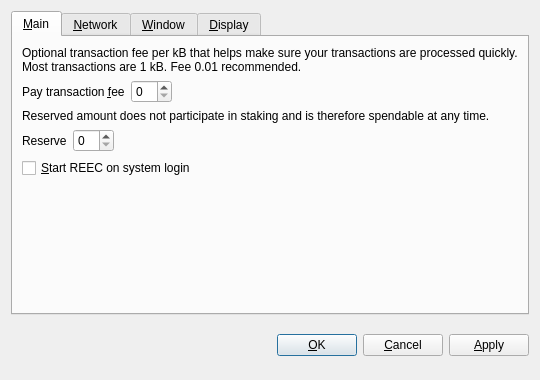
<?xml version="1.0" encoding="UTF-8"?>
<ui version="4.0">
 <class>OptionsDialog</class>
 <widget class="QDialog" name="OptionsDialog">
  <property name="geometry">
   <rect>
    <x>0</x>
    <y>0</y>
    <width>540</width>
    <height>380</height>
   </rect>
  </property>
  <property name="windowTitle">
   <string>Options</string>
  </property>
  <property name="modal">
   <bool>true</bool>
  </property>
  <layout class="QVBoxLayout" name="verticalLayout">
   <item>
    <widget class="QTabWidget" name="tabWidget">
     <property name="tabPosition">
      <enum>QTabWidget::North</enum>
     </property>
     <property name="currentIndex">
      <number>0</number>
     </property>
     <widget class="QWidget" name="tabMain">
      <attribute name="title">
       <string>&amp;Main</string>
      </attribute>
      <layout class="QVBoxLayout" name="verticalLayout_Main">
       <item>
        <widget class="QLabel" name="transactionFeeInfoLabel">
         <property name="text">
          <string>Optional transaction fee per kB that helps make sure your transactions are processed quickly. Most transactions are 1 kB. Fee 0.01 recommended.</string>
         </property>
         <property name="textFormat">
          <enum>Qt::PlainText</enum>
         </property>
         <property name="wordWrap">
          <bool>true</bool>
         </property>
        </widget>
       </item>
       <item>
        <layout class="QHBoxLayout" name="horizontalLayoutFee">
         <item>
          <widget class="QLabel" name="transactionFeeLabel">
           <property name="text">
            <string>Pay transaction &amp;fee</string>
           </property>
           <property name="textFormat">
            <enum>Qt::PlainText</enum>
           </property>
           <property name="buddy">
            <cstring>transactionFee</cstring>
           </property>
          </widget>
         </item>
         <item>
          <widget class="BitcoinAmountField" name="transactionFee"/>
         </item>
         <item>
          <spacer name="horizontalSpacerFee">
           <property name="orientation">
            <enum>Qt::Horizontal</enum>
           </property>
           <property name="sizeHint" stdset="0">
            <size>
             <width>40</width>
             <height>20</height>
            </size>
           </property>
          </spacer>
         </item>
        </layout>
       </item>
       <item>
        <widget class="QLabel" name="reserveBalanceInfoLabel">
         <property name="text">
          <string>Reserved amount does not participate in staking and is therefore spendable at any time.</string>
         </property>
         <property name="textFormat">
          <enum>Qt::PlainText</enum>
         </property>
         <property name="wordWrap">
          <bool>true</bool>
         </property>
        </widget>
       </item>
       <item>
        <layout class="QHBoxLayout" name="horizontalLayoutReserveBalance">
         <item>
          <widget class="QLabel" name="reserveBalanceLabel">
           <property name="text">
            <string>Reserve</string>
           </property>
           <property name="textFormat">
            <enum>Qt::PlainText</enum>
           </property>
           <property name="buddy">
            <cstring>reserveBalance</cstring>
           </property>
          </widget>
         </item>
         <item>
          <widget class="BitcoinAmountField" name="reserveBalance"/>
         </item>
         <item>
          <spacer name="horizontalSpacerReserveBalance">
           <property name="orientation">
            <enum>Qt::Horizontal</enum>
           </property>
           <property name="sizeHint" stdset="0">
            <size>
             <width>40</width>
             <height>20</height>
            </size>
           </property>
          </spacer>
         </item>
        </layout>
       </item>
       <item>
        <widget class="QCheckBox" name="bitcoinAtStartup">
         <property name="toolTip">
          <string>Automatically start REEC after logging in to the system.</string>
         </property>
         <property name="text">
          <string>&amp;Start REEC on system login</string>
         </property>
        </widget>
       </item>
       <item>
        <spacer name="verticalSpacer_Main">
         <property name="orientation">
          <enum>Qt::Vertical</enum>
         </property>
         <property name="sizeHint" stdset="0">
          <size>
           <width>20</width>
           <height>40</height>
          </size>
         </property>
        </spacer>
       </item>
      </layout>
     </widget>
     <widget class="QWidget" name="tabNetwork">
      <attribute name="title">
       <string>&amp;Network</string>
      </attribute>
      <layout class="QVBoxLayout" name="verticalLayout_Network">
       <item>
        <widget class="QCheckBox" name="mapPortUpnp">
         <property name="toolTip">
          <string>Automatically open the REEC client port on the router. This only works when your router supports UPnP and it is enabled.</string>
         </property>
         <property name="text">
          <string>Map port using &amp;UPnP</string>
         </property>
        </widget>
       </item>
       <item>
        <widget class="QCheckBox" name="connectSocks">
         <property name="toolTip">
          <string>Connect to the REEC network through a SOCKS5 proxy (e.g. when connecting through Tor).</string>
         </property>
         <property name="text">
          <string>&amp;Connect through SOCKS5 proxy:</string>
         </property>
        </widget>
       </item>
       <item>
        <layout class="QHBoxLayout" name="horizontalLayout_Network">
         <item>
          <widget class="QLabel" name="proxyIpLabel">
           <property name="text">
            <string>Proxy &amp;IP:</string>
           </property>
           <property name="textFormat">
            <enum>Qt::PlainText</enum>
           </property>
           <property name="buddy">
            <cstring>proxyIp</cstring>
           </property>
          </widget>
         </item>
         <item>
          <widget class="QValidatedLineEdit" name="proxyIp">
           <property name="maximumSize">
            <size>
             <width>140</width>
             <height>16777215</height>
            </size>
           </property>
           <property name="toolTip">
            <string>IP address of the proxy (e.g. 127.0.0.1)</string>
           </property>
          </widget>
         </item>
         <item>
          <widget class="QLabel" name="proxyPortLabel">
           <property name="text">
            <string>&amp;Port:</string>
           </property>
           <property name="textFormat">
            <enum>Qt::PlainText</enum>
           </property>
           <property name="buddy">
            <cstring>proxyPort</cstring>
           </property>
          </widget>
         </item>
         <item>
          <widget class="QLineEdit" name="proxyPort">
           <property name="maximumSize">
            <size>
             <width>55</width>
             <height>16777215</height>
            </size>
           </property>
           <property name="toolTip">
            <string>Port of the proxy (e.g. 9050)</string>
           </property>
          </widget>
         </item>
         <item>
          <spacer name="horizontalSpacer_Network">
           <property name="orientation">
            <enum>Qt::Horizontal</enum>
           </property>
           <property name="sizeHint" stdset="0">
            <size>
             <width>40</width>
             <height>20</height>
            </size>
           </property>
          </spacer>
         </item>
        </layout>
       </item>
       <item>
        <spacer name="verticalSpacer_Network">
         <property name="orientation">
          <enum>Qt::Vertical</enum>
         </property>
         <property name="sizeHint" stdset="0">
          <size>
           <width>20</width>
           <height>40</height>
          </size>
         </property>
        </spacer>
       </item>
      </layout>
     </widget>
     <widget class="QWidget" name="tabWindow">
      <attribute name="title">
       <string>&amp;Window</string>
      </attribute>
      <layout class="QVBoxLayout" name="verticalLayout_Window">
       <item>
        <widget class="QCheckBox" name="minimizeToTray">
         <property name="toolTip">
          <string>Show only a tray icon after minimizing the window.</string>
         </property>
         <property name="text">
          <string>&amp;Minimize to the tray instead of the taskbar</string>
         </property>
        </widget>
       </item>
       <item>
        <widget class="QCheckBox" name="minimizeOnClose">
         <property name="toolTip">
          <string>Minimize instead of exit the application when the window is closed. When this option is enabled, the application will be closed only after selecting Quit in the menu.</string>
         </property>
         <property name="text">
          <string>M&amp;inimize on close</string>
         </property>
        </widget>
       </item>
       <item>
        <spacer name="verticalSpacer_Window">
         <property name="orientation">
          <enum>Qt::Vertical</enum>
         </property>
         <property name="sizeHint" stdset="0">
          <size>
           <width>20</width>
           <height>40</height>
          </size>
         </property>
        </spacer>
       </item>
      </layout>
     </widget>
     <widget class="QWidget" name="tabDisplay">
      <attribute name="title">
       <string>&amp;Display</string>
      </attribute>
      <layout class="QVBoxLayout" name="verticalLayout_Display">
       <item>
        <layout class="QHBoxLayout" name="horizontalLayout_1_Display">
         <item>
          <widget class="QLabel" name="langLabel">
           <property name="text">
            <string>User Interface &amp;language:</string>
           </property>
           <property name="textFormat">
            <enum>Qt::PlainText</enum>
           </property>
           <property name="buddy">
            <cstring>lang</cstring>
           </property>
          </widget>
         </item>
         <item>
          <widget class="QValueComboBox" name="lang">
           <property name="toolTip">
            <string>The user interface language can be set here. This setting will take effect after restarting REEC.</string>
           </property>
          </widget>
         </item>
        </layout>
       </item>
       <item>
        <layout class="QHBoxLayout" name="horizontalLayout_2_Display">
         <item>
          <widget class="QLabel" name="unitLabel">
           <property name="text">
            <string>&amp;Unit to show amounts in:</string>
           </property>
           <property name="textFormat">
            <enum>Qt::PlainText</enum>
           </property>
           <property name="buddy">
            <cstring>unit</cstring>
           </property>
          </widget>
         </item>
         <item>
          <widget class="QValueComboBox" name="unit">
           <property name="toolTip">
            <string>Choose the default subdivision unit to show in the interface and when sending coins.</string>
           </property>
          </widget>
         </item>
        </layout>
       </item>
       <item>
        <widget class="QCheckBox" name="coinControlFeatures">
         <property name="toolTip">
          <string>Whether to show coin control features or not.</string>
         </property>
         <property name="text">
          <string>Display coin &amp;control features (experts only!)</string>
         </property>
        </widget>
       </item>
       <item>
        <widget class="QCheckBox" name="useBlackTheme">
         <property name="text">
          <string>Use black visual theme (requires restart)</string>
         </property>
        </widget>
       </item>
       <item>
        <spacer name="verticalSpacer_Display">
         <property name="orientation">
          <enum>Qt::Vertical</enum>
         </property>
         <property name="sizeHint" stdset="0">
          <size>
           <width>20</width>
           <height>40</height>
          </size>
         </property>
        </spacer>
       </item>
      </layout>
     </widget>
    </widget>
   </item>
   <item>
    <layout class="QHBoxLayout" name="horizontalLayout_Buttons">
     <item>
      <spacer name="horizontalSpacer_1">
       <property name="orientation">
        <enum>Qt::Horizontal</enum>
       </property>
       <property name="sizeHint" stdset="0">
        <size>
         <width>40</width>
         <height>48</height>
        </size>
       </property>
      </spacer>
     </item>
     <item>
      <widget class="QLabel" name="statusLabel">
       <property name="font">
        <font>
         <weight>75</weight>
         <bold>true</bold>
        </font>
       </property>
       <property name="text">
        <string/>
       </property>
       <property name="textFormat">
        <enum>Qt::PlainText</enum>
       </property>
       <property name="wordWrap">
        <bool>true</bool>
       </property>
      </widget>
     </item>
     <item>
      <spacer name="horizontalSpacer_2">
       <property name="orientation">
        <enum>Qt::Horizontal</enum>
       </property>
       <property name="sizeHint" stdset="0">
        <size>
         <width>40</width>
         <height>48</height>
        </size>
       </property>
      </spacer>
     </item>
     <item>
      <widget class="QPushButton" name="okButton">
       <property name="text">
        <string>&amp;OK</string>
       </property>
      </widget>
     </item>
     <item>
      <widget class="QPushButton" name="cancelButton">
       <property name="text">
        <string>&amp;Cancel</string>
       </property>
       <property name="autoDefault">
        <bool>false</bool>
       </property>
      </widget>
     </item>
     <item>
      <widget class="QPushButton" name="applyButton">
       <property name="text">
        <string>&amp;Apply</string>
       </property>
       <property name="autoDefault">
        <bool>false</bool>
       </property>
      </widget>
     </item>
    </layout>
   </item>
  </layout>
 </widget>
 <customwidgets>
  <customwidget>
   <class>BitcoinAmountField</class>
   <extends>QSpinBox</extends>
   <header>bitcoinamountfield.h</header>
  </customwidget>
  <customwidget>
   <class>QValueComboBox</class>
   <extends>QComboBox</extends>
   <header>qvaluecombobox.h</header>
  </customwidget>
  <customwidget>
   <class>QValidatedLineEdit</class>
   <extends>QLineEdit</extends>
   <header>qvalidatedlineedit.h</header>
  </customwidget>
 </customwidgets>
 <resources/>
 <connections/>
</ui>
